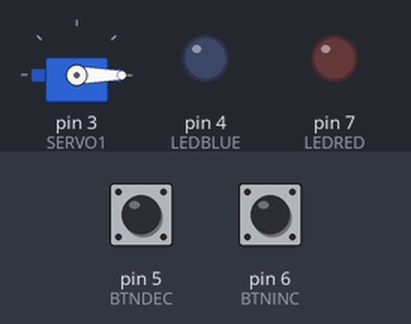
The sketch below on a simulated Arduino Uno, built with avr-gcc and run on an emulated ATmega328P. Parts: servo, output pins drawn as LEDs (lit = HIGH). Dashed ring = blinking. Inputs (shaded band) come from the test bench; at power-on: pin 6 (BTNINC) HIGH, pin 5 (BTNDEC) HIGH.

Above: at 1.2 s.
1.3 s: pin 6 (BTNINC) pulled LOW for 1 s
At 3.2 s:
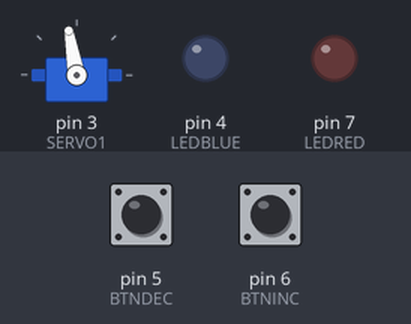
3.8 s: pin 5 (BTNDEC) pulled LOW for 3.2 s
At 5.6 s:
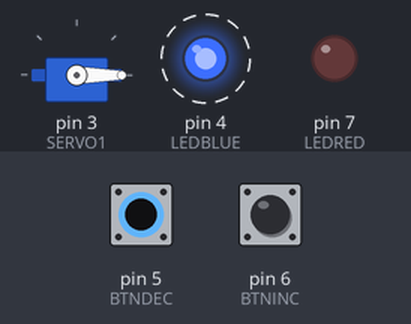
8.5 s: pin 6 (BTNINC) pulled LOW for 3.2 s
At 11.1 s:
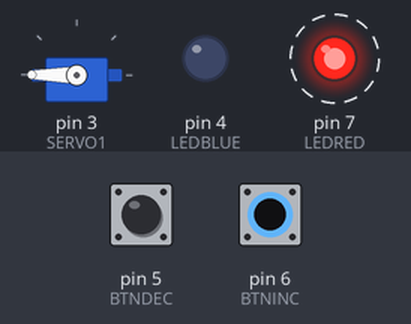
13.2 s: pin 5 (BTNDEC) pulled LOW for 0.15 s
At 13.7 s:
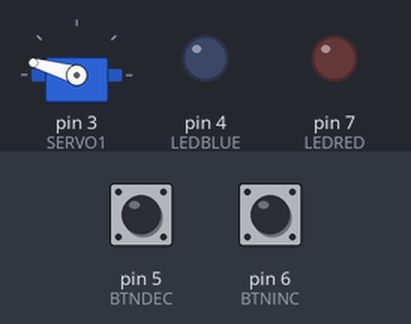
14.8 s: pin 5 (BTNDEC) pulled LOW for 3.2 s
At 15.26 s:
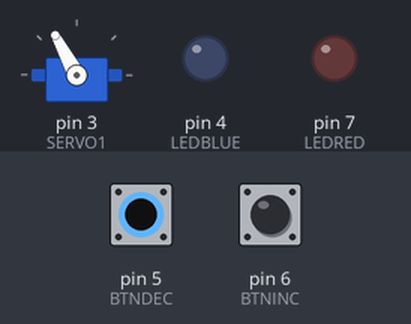
Timing chart, 0 to 20.0 s (numbered marks = the images above; inputs shaded):
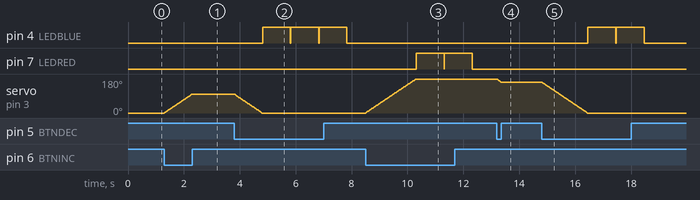

The sketch:

tanda2.ino
```cpp
// Used pins
#define SERVO1 3    // Servo motor on pin 3 (orange wire)
#define LEDRED 7    // Red led (brown wire)
#define BTNINC 6    // INCrease BuTtoN on pin 6 (light green wire)
#define LEDBLUE 4   // Blue led (blue wire)
#define BTNDEC 5    // DECrease BuTtoN on pin 5 (green wire)

//2.1
#define SERVO_STEP 2

//2.2
#define LED_MS_ON 1000

#include <Servo.h>

Servo servoMotor1;

int servo1Position;

void setup()
{
  pinMode(LEDRED, OUTPUT);
  pinMode(LEDBLUE, OUTPUT);
  pinMode(BTNINC, INPUT_PULLUP);
  pinMode(BTNDEC, INPUT_PULLUP);

  servoMotor1.attach(SERVO1);

  servo1Position = 0;
  servoMotor1.write(servo1Position);

  digitalWrite(LEDRED, LOW);
  digitalWrite(LEDBLUE, LOW);
}

//2.4
void CheckButton(byte button, byte led, int sign)
{
  if (!digitalRead(button))
  {
    if (sign > 0)
    {
      if (servo1Position < 180)
      {
        servo1Position += SERVO_STEP;
        servoMotor1.write(servo1Position);
        delay(10);
      }
      else
      {
        digitalWrite(led, HIGH);
        delay(LED_MS_ON);
        digitalWrite(led, LOW);
      }
    }
    else
    {
      if (servo1Position > 0)
      {
        servo1Position -= SERVO_STEP;
        servoMotor1.write(servo1Position);
        delay(10);
      }
      else
      {
        digitalWrite(led, HIGH);
        delay(LED_MS_ON);
        digitalWrite(led, LOW);
      }
    }
  }
}

void loop()
{
  delay(10);

  CheckButton(BTNINC, LEDRED, 1);
  CheckButton(BTNDEC, LEDBLUE, -1);
}   
```

Measured:
- after the input at 1.3 s, servo on pin 3 (SERVO1): moves from 0° to 100° over 0.98 s, starting at once
- after the input at 3.8 s, pin 4 (LEDBLUE): alternates HIGH for 1.0 s and LOW for 0.01 s, starting after 1.0 s; servo on pin 3 (SERVO1): moves from 100° to 0° over 0.98 s, starting at once
- after the input at 8.5 s, pin 7 (LEDRED): alternates HIGH for 1.0 s and LOW for 0.01 s, starting after 1.8 s; servo on pin 3 (SERVO1): moves from 0° to 180° over 1.8 s, starting at once
- after the input at 13.2 s, servo on pin 3 (SERVO1): 180° → 164° at once
- after the input at 14.8 s, pin 4 (LEDBLUE): alternates HIGH for 1.0 s and LOW for 0.01 s, 4 changes in all, then stays LOW, starting after 1.7 s; servo on pin 3 (SERVO1): moves from 164° to 0° over 1.6 s, starting at once
